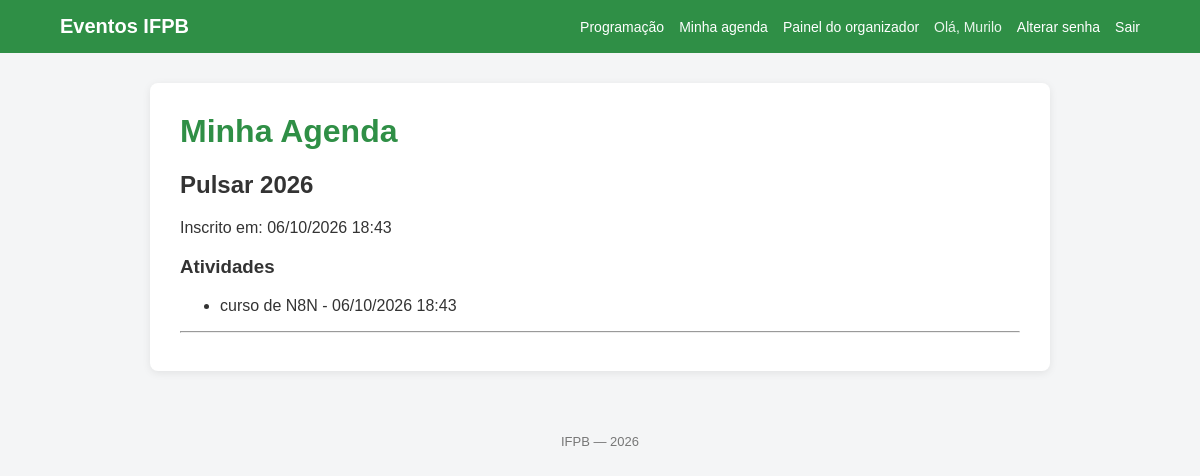
The app's page /minha_agenda (signed in) with its own data.
### eventos/models.py (models this page shows, shortened)
class InscricaoEvento(models.Model):
    evento = models.ForeignKey(
        Evento,
        on_delete=models.CASCADE,
        related_name="inscricoes"
    )
    participante = models.ForeignKey(
        settings.AUTH_USER_MODEL,
        on_delete=models.CASCADE,
        related_name="inscricoes_eventos"
    )
    data = models.DateTimeField(auto_now_add=True)
    class Meta:
        constraints = [
            models.UniqueConstraint(
                fields=["evento", "participante"],
                name="inscricao_unica_evento"
            )
        ]

class Evento(models.Model):
    nome = models.CharField(max_length=200)
    descricao = models.TextField(blank=True)
    inicio = models.DateTimeField()
    fim = models.DateTimeField()
    inscricoes_abertas = models.BooleanField(default=True)
    organizador = models.ForeignKey(
        settings.AUTH_USER_MODEL,
        on_delete=models.CASCADE,
        related_name="eventos_organizados"
    )
    def __str__(self):
        return self.nome

class InscricaoAtividade(models.Model):
    inscricao_evento = models.ForeignKey(
        InscricaoEvento,
        on_delete=models.CASCADE,
        related_name="inscricoes_atividades"
    )
    atividade = models.ForeignKey(
        Atividade,
        on_delete=models.CASCADE,
        related_name="inscricoes"
    )
    data = models.DateTimeField(auto_now_add=True)
    class Meta:
        constraints = [
            models.UniqueConstraint(
                fields=["inscricao_evento", "atividade"],
                name="inscricao_unica_atividade"
            )
        ]

class Atividade(models.Model):
    evento = models.ForeignKey(
        Evento,
        on_delete=models.CASCADE,
        related_name="atividades"
    )
    titulo = models.CharField(max_length=200)
    tipo = models.CharField(max_length=100)
    descricao = models.TextField(blank=True)
    responsavel = models.ForeignKey(
        settings.AUTH_USER_MODEL,
        on_delete=models.CASCADE,
        related_name="atividades_responsaveis"
    )
    sala = models.ForeignKey(
        Sala,
        on_delete=models.SET_NULL,
        null=True,
        blank=True,
        related_name="atividades"
    )
    inicio = models.DateTimeField()
    fim = models.DateTimeField()

### eventos/views.py (the view)
# urls.py: path('minha_agenda', views.minha_agenda, name='minha_agenda'),
@login_required
def minha_agenda(request):
    inscricoes_eventos = InscricaoEvento.objects.filter(participante = request.user)
    return render(request, 'eventos/minha_agenda.html', {'inscricoes_eventos': inscricoes_eventos})

### eventos/templates/eventos/minha_agenda.html
{% extends "base.html" %}
{% block conteudo %}
    <h1>Minha Agenda</h1>
    {% if inscricoes_eventos %}
        {% for inscricao in inscricoes_eventos %}
            <h2>{{ inscricao.evento }}</h2>
            <p>
                Inscrito em: {{ inscricao.data|date:"d/m/Y H:i" }}
            </p>
            <h3>Atividades</h3>
            {% if inscricao.inscricoes_atividades.all %}
                <ul>
                    {% for inscricao_atividade in inscricao.inscricoes_atividades.all %}
                        <li>
                            {{ inscricao_atividade.atividade.titulo }}
                            - {{ inscricao_atividade.data|date:"d/m/Y H:i" }}
                        </li>
                    {% empty %}
                        <li>Nenhuma atividade inscrita.</li>
                    {% endfor %}
                </ul>
            {% endif %}
            <hr>
        {% endfor %}
    {% else %}
        <p>Você ainda não está inscrito em nenhum evento.</p>
    {% endif %}
{% endblock %}

### templates/base.html (shortened to what this page needs)
{% load static %}
<!DOCTYPE html>
<html lang="pt-br">
<head>
    <link rel="stylesheet" href="{% static 'css/style.css' %}">
</head>
<body>
<header>
    <nav class="navbar">
        <div class="nav-container">
            <a class="logo" href="{% url 'eventos:main' %}">
                Eventos IFPB
            </a>
            <div class="nav-links">
                <a href="{% url 'eventos:programacao' %}">
                    Programação
                </a>
                {% if user.is_authenticated %}
                    <a href="{% url 'eventos:minha_agenda' %}">
                        Minha agenda
                    </a>
                    {% if perms.eventos.add_evento %}
                        <a href="{% url 'eventos:painel_organizador' %}">
                            Painel do organizador
                        </a>
                    {% endif %}
                    <span class="usuario">
                        Olá, {{ user.username }}
                    </span>
                    <a href="{% url 'password_change' %}">
                        Alterar senha
                    </a>
                    <form action="{% url 'logout' %}" method="post" class="logout-form">
                        <button type="submit" class="link-button">
                            Sair
                        </button>
                    </form>
                {% endif %}
            </div>
        </div>
    </nav>
</header>
<main class="container">
    {% block conteudo %}
    {% endblock %}
</main>
<footer>
    <p>IFPB — {% now "Y" %}</p>
</footer>
</body>
</html>

### static/css/style.css (style rules this page uses)
* { box-sizing: border-box; }
body { margin: 0; font-family: Arial, sans-serif; background: #f4f5f6; color: #333; }
a { color: #2f8f46; text-decoration: none; }
.container { width: 90%; max-width: 900px; margin: 30px auto; background: white; padding: 30px; border-radius: 8px; box-shadow: 0 2px 8px rgba(0, 0, 0, 0.08); }
h1 { margin-top: 0; color: #2f8f46; }
h2, h3, h4 { color: #333; }
.navbar { background: #2f8f46; color: white; }
.nav-container { width: 90%; max-width: 1100px; margin: 0 auto; padding: 15px 0; display: flex; justify-content: space-between; align-items: center; gap: 20px; }
.logo { color: white; font-size: 20px; font-weight: bold; text-decoration: none; }
.nav-links { display: flex; align-items: center; gap: 15px; flex-wrap: wrap; }
.nav-links a { color: white; font-size: 14px; }
.usuario { color: #e9f5ec; font-size: 14px; }
.logout-form { display: inline; margin: 0; }
button, .link-button { background: #2f8f46; color: white; border: none; border-radius: 5px; padding: 9px 14px; font-size: 14px; cursor: pointer; }
.link-button { padding: 0; background: transparent; color: white; }
form { margin-top: 15px; }
main > p { margin: 10px 0; }
footer { text-align: center; color: #777; padding: 20px 0 30px; font-size: 13px; }

### records on screen
InscricaoEvento: evento "Pulsar 2026", data "06/10/2026 18:43"
InscricaoAtividade: atividade.titulo "curso de N8N", data "06/10/2026 18:43"

### other values on screen
{{ user.username }} "Murilo"
